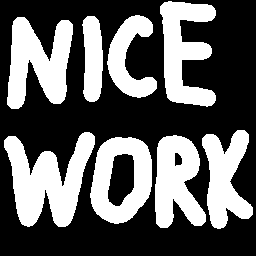
%> input picture NCKU-DIP_2022-HW6/nicework.tif, 256 x 256 px
$ octave --eval "result = lasthw('nicework.tif');"   (GNU Octave 9; MATLAB toolbox functions it lacks are replaced by stand-ins)
%> lines starting %> are read from the running program, lines starting %| are printed output that depends on the picture; in (x1, y1, x2, y2) boxes, pixels count from 0 and x2, y2 are one past the last pixel; in counts of white or black regions, pixels touching at a corner belong together; the program's own positions count from 1
function y=lasthw(x)
%> called with x = 'nicework.tif'
z=imread(x);
%> z: size 256x256 logical; 37.9% white; 8 white regions, largest, box (x1, y1, x2, y2) and area: (4, 132, 95, 227) 4695, (7, 17, 73, 109) 3775, (160, 1, 216, 107) 3436
z1=imfill(z,'holes');
%> z1: size 256x256 logical; 39.6% white; 8 white regions, largest, box (x1, y1, x2, y2) and area: (4, 132, 95, 227) 4695, (90, 137, 152, 224) 4305, (7, 17, 73, 109) 3775
c=bwlabel(z1,8);
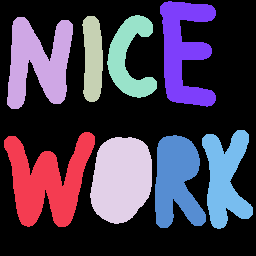
%> c: size 256x256 double; 9 distinct labels, from 0 to 8; one colour per label, 0 black
[a,b]=size(c);
%> a = 256; b = 256
y=zeros(a,b,3);
for i=1:256
    for j=1:256
        if c(i,j)==1
            y(i,j,1)=0.2;
        end
    end
end

for i=1:256
    for j=1:256
        if c(i,j)==2
            y(i,j,2)=0.2;
        end
    end
end
%> y: size 256x256x3 double; mean R, G, B 0.0143, 0.0115, 0

for i=1:256
    for j=1:256
        if c(i,j)==3
            y(i,j,3)=0.2;
        end
    end
end
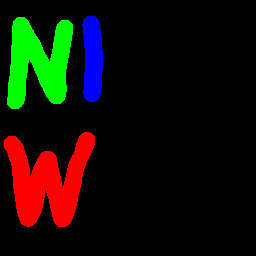
%> y: size 256x256x3 double; mean R, G, B 0.0143, 0.0115, 0.00446; drawn with min black and max white

for i=1:256
    for j=1:256
        if c(i,j)==4
            y(i,j,1)=0.5;
        end
    end
end
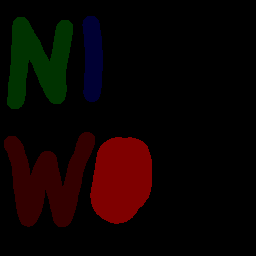
%> y: size 256x256x3 double; 6.57% of pixels changed, all inside (x1, y1, x2, y2) = (90, 137, 152, 224)

for i=1:256
    for j=1:256
        if c(i,j)==5
            y(i,j,2)=0.5;
        end
    end
end
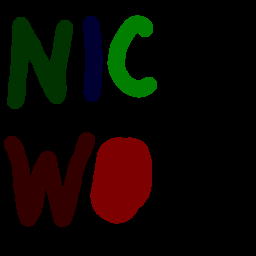
%> y: size 256x256x3 double; 3.13% of pixels changed, all inside (x1, y1, x2, y2) = (107, 15, 157, 98)

for i=1:256
    for j=1:256
        if c(i,j)==6
            y(i,j,3)=0.5;
        end
    end
end
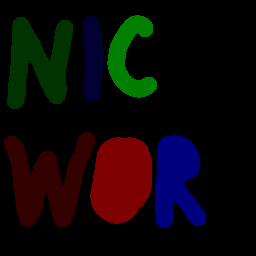
%> y: size 256x256x3 double; 5.06% of pixels changed, all inside (x1, y1, x2, y2) = (155, 135, 206, 228)

for i=1:256
    for j=1:256
        if c(i,j)==7
            y(i,j,1)=0.7;
        end
    end
end
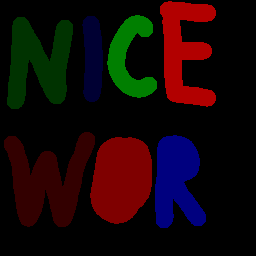
%> y: size 256x256x3 double; 5.24% of pixels changed, all inside (x1, y1, x2, y2) = (160, 1, 216, 107)

for i=1:256
    for j=1:256
        if c(i,j)==8
            y(i,j,2)=0.7;
        end
    end
end
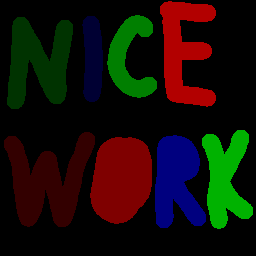
%> y: size 256x256x3 double; 4.46% of pixels changed, all inside (x1, y1, x2, y2) = (202, 130, 253, 229)
